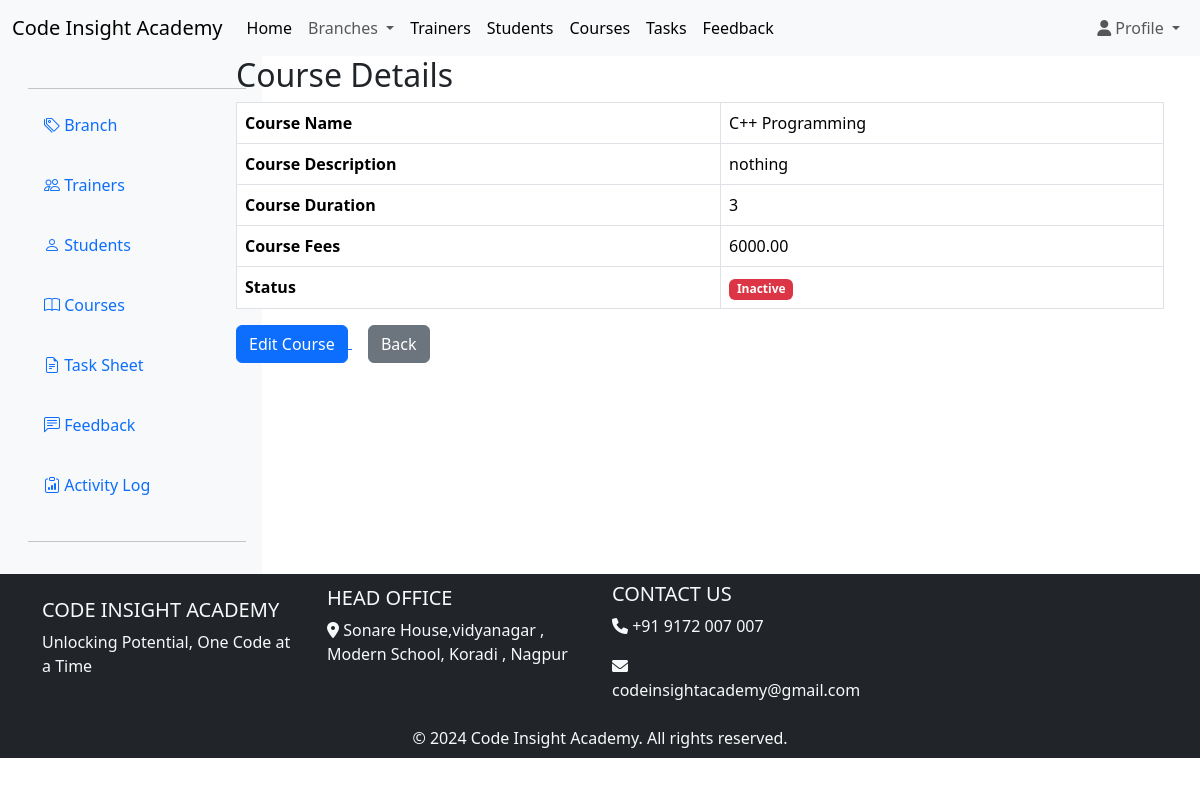
The page /superadmin/course_details.php?id=6 (signed in) on the database as committed earlier.
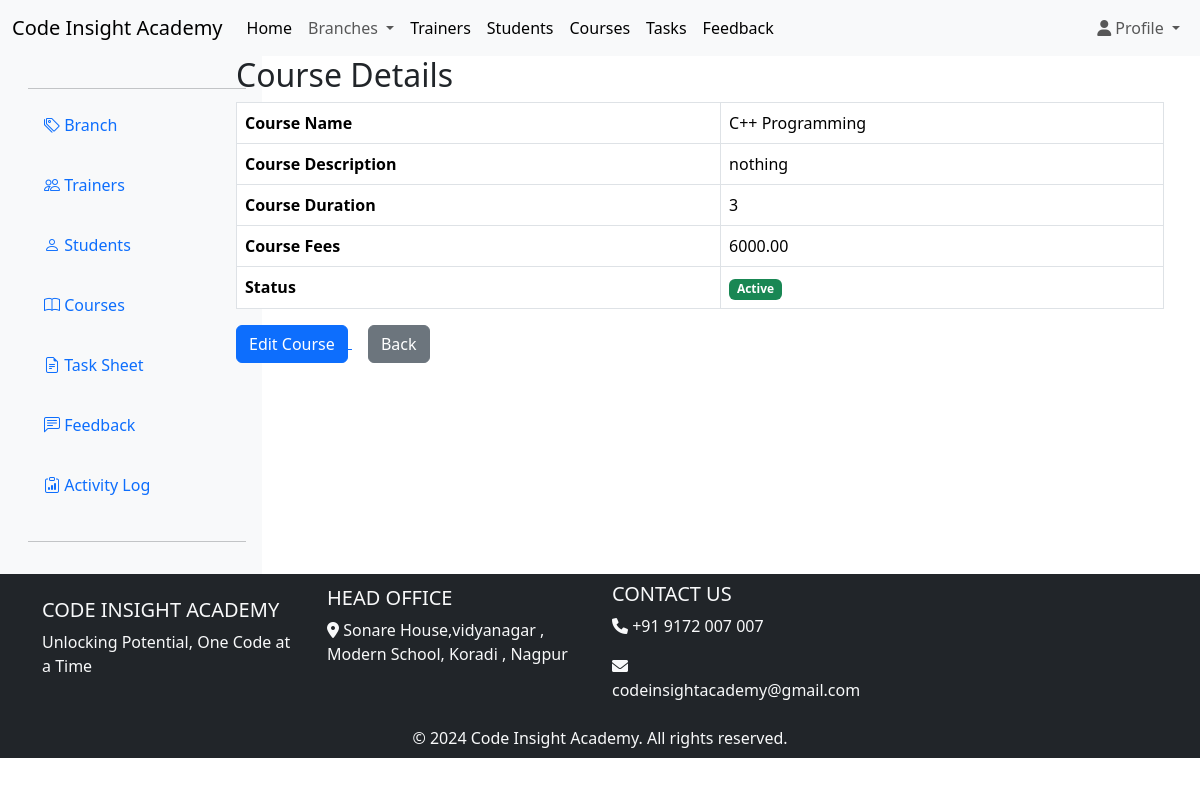
The same page on the database as committed later.
### superadmin/course_details.php (the view, shortened to what this page needs)
<?php
include '../includes/db.php';
include '../includes/header.php';
$course_id = $_GET['id'];
$sql = "SELECT * FROM courses WHERE course_id='$course_id'";
$result = mysqli_query($conn, $sql);
$course = mysqli_fetch_assoc($result);
?>
<div class="container-fluid">
    <div class="row">
        <nav id="sidebar" class="col-md-3 d-none d-md-block col-lg-2 d-md-block bg-light fixed-top-10 ">
            <?php include '../includes/sidebar.php'; ?>
        </nav>
        <main class="col-md-9 ms-sm-auto col-lg-10 px-md-4">
        <div class="container">
    <h2>Course Details</h2>
    <table class="table table-bordered">
        <tr>
            <th>Course Name</th>
            <td><?php echo $course['course_name']; ?></td>
        </tr>
        <tr>
            <th>Course Description</th>
            <td><?php echo $course['course_description']; ?></td>
        </tr>
        <tr>
            <th>Course Duration</th>
            <td><?php echo $course['course_duration']; ?></td>
        </tr>
        <tr>
            <th>Course Fees</th>
            <td><?php echo $course['course_fee']; ?></td>
        </tr>
        <tr>
            <th>Status</th>
            <td>
                <?php if ($course['status'] == 'active') { ?>
                    <span class="badge bg-success">Active</span>
                <?php } else { ?>
                    <span class="badge bg-danger">Inactive</span>
                <?php } ?>
            </td>
        </tr>
    </table>
    <a href="../edit/edit_course.php?id=<?php echo $course_id; ?>">
        <button class="btn btn-primary">Edit Course</button>
    </a>
    <a href="../superadmin/courses.php" class="btn btn-secondary mx-3">Back</a>
</div>
        </main>
    </div>
</div>
<?php
include '../includes/footer.php';
?>

Rows that differ between the two databases and show on the page:
changed courses "C++ Programming": status "completed" → "active" (drawn)
Other text that changed with them:
text no longer shown: "Inactive"
text now shown: "Active"
